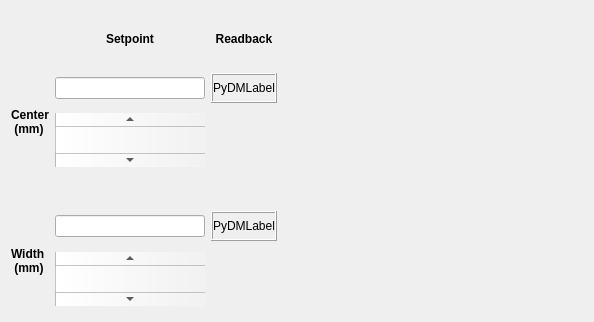
        <widget class="QWidget" name="tab">
         <attribute name="title">
          <string>SlitV</string>
         </attribute>
         <layout class="QGridLayout" name="gridLayout_3">
          <item row="0" column="1">
           <widget class="QLabel" name="label_5">
            <property name="maximumSize">
             <size>
              <width>16777215</width>
              <height>40</height>
             </size>
            </property>
            <property name="styleSheet">
             <string notr="true">font-weight:bold;</string>
            </property>
            <property name="text">
             <string>Setpoint</string>
            </property>
            <property name="alignment">
             <set>Qt::AlignCenter</set>
            </property>
           </widget>
          </item>
          <item row="3" column="0">
           <spacer name="verticalSpacer_20">
            <property name="orientation">
             <enum>Qt::Vertical</enum>
            </property>
            <property name="sizeType">
             <enum>QSizePolicy::Fixed</enum>
            </property>
            <property name="sizeHint" stdset="0">
             <size>
              <width>20</width>
              <height>20</height>
             </size>
            </property>
           </spacer>
          </item>
          <item row="2" column="1">
           <widget class="PyDMScrollBar" name="PyDMScrollBar_SlitV_Center_SP">
            <property name="sizePolicy">
             <sizepolicy hsizetype="Preferred" vsizetype="Fixed">
              <horstretch>0</horstretch>
              <verstretch>0</verstretch>
             </sizepolicy>
            </property>
            <property name="toolTip">
             <string/>
            </property>
            <property name="whatsThis">
             <string>
    A QDoubleScrollBar with support for Channels and more from PyDM.

    Parameters
    ----------
    parent : QWidget
        The parent widget for the scroll bar
    init_channel : str, optional
        The channel to be used by the widget.
    orientation : Qt.Horizontal, Qt.Vertical
        Orientation of the scroll bar
    precision : int
        Precision to be use. Used to calculate size of the scroll bar step
    </string>
            </property>
            <property name="channel" stdset="0">
             <string>ca://${PREFIX}TB-01:DI-SlitV:Center-SP</string>
            </property>
           </widget>
          </item>
          <item row="4" column="1">
           <widget class="PyDMLineEdit" name="PyDMLineEdit_SlitV_Width_SP">
            <property name="sizePolicy">
             <sizepolicy hsizetype="Minimum" vsizetype="Fixed">
              <horstretch>0</horstretch>
              <verstretch>0</verstretch>
             </sizepolicy>
            </property>
            <property name="minimumSize">
             <size>
              <width>150</width>
              <height>0</height>
             </size>
            </property>
            <property name="maximumSize">
             <size>
              <width>16777215</width>
              <height>16777215</height>
             </size>
            </property>
            <property name="toolTip">
             <string/>
            </property>
            <property name="whatsThis">
             <string>
    Writeable text field to send and display channel values
    </string>
            </property>
            <property name="showUnits" stdset="0">
             <bool>false</bool>
            </property>
            <property name="channel" stdset="0">
             <string>ca://${PREFIX}TB-01:DI-SlitV:Width-SP</string>
            </property>
           </widget>
          </item>
          <item row="1" column="2">
           <widget class="QFrame" name="frame_SlitV_Center_RB">
            <property name="minimumSize">
             <size>
              <width>0</width>
              <height>0</height>
             </size>
            </property>
            <property name="frameShape">
             <enum>QFrame::Box</enum>
            </property>
            <property name="frameShadow">
             <enum>QFrame::Raised</enum>
            </property>
            <layout class="QVBoxLayout" name="verticalLayout_32">
             <property name="spacing">
              <number>0</number>
             </property>
             <property name="leftMargin">
              <number>0</number>
             </property>
             <property name="topMargin">
              <number>0</number>
             </property>
             <property name="rightMargin">
              <number>0</number>
             </property>
             <property name="bottomMargin">
              <number>0</number>
             </property>
             <item>
              <widget class="PyDMLabel" name="PyDMLabel_SlitV_Center_RB">
               <property name="maximumSize">
                <size>
                 <width>150</width>
                 <height>16777215</height>
                </size>
               </property>
               <property name="toolTip">
                <string/>
               </property>
               <property name="whatsThis">
                <string/>
               </property>
               <property name="text">
                <string>PyDMLabel</string>
               </property>
               <property name="alignment">
                <set>Qt::AlignLeading|Qt::AlignLeft|Qt::AlignVCenter</set>
               </property>
               <property name="channel" stdset="0">
                <string>ca://${PREFIX}TB-01:DI-SlitV:Center-RB</string>
               </property>
              </widget>
             </item>
            </layout>
           </widget>
          </item>
          <item row="1" column="1">
           <widget class="PyDMLineEdit" name="PyDMLineEdit_SlitV_Center_SP">
            <property name="sizePolicy">
             <sizepolicy hsizetype="Minimum" vsizetype="Fixed">
              <horstretch>0</horstretch>
              <verstretch>0</verstretch>
             </sizepolicy>
            </property>
            <property name="minimumSize">
             <size>
              <width>150</width>
              <height>0</height>
             </size>
            </property>
            <property name="maximumSize">
             <size>
              <width>16777215</width>
              <height>16777215</height>
             </size>
            </property>
            <property name="toolTip">
             <string/>
            </property>
            <property name="whatsThis">
             <string>
    Writeable text field to send and display channel values
    </string>
            </property>
            <property name="showUnits" stdset="0">
             <bool>false</bool>
            </property>
            <property name="channel" stdset="0">
             <string>ca://${PREFIX}TB-01:DI-SlitV:Center-SP</string>
            </property>
           </widget>
          </item>
          <item row="0" column="2">
           <widget class="QLabel" name="label_4">
            <property name="maximumSize">
             <size>
              <width>16777215</width>
              <height>40</height>
             </size>
            </property>
            <property name="styleSheet">
             <string notr="true">font-weight:bold;</string>
            </property>
            <property name="text">
             <string>Readback</string>
            </property>
            <property name="alignment">
             <set>Qt::AlignCenter</set>
            </property>
           </widget>
          </item>
          <item row="4" column="2">
           <widget class="QFrame" name="frame_SlitV_SlitV_Width_RB">
            <property name="minimumSize">
             <size>
              <width>0</width>
              <height>0</height>
             </size>
            </property>
            <property name="frameShape">
             <enum>QFrame::Box</enum>
            </property>
            <property name="frameShadow">
             <enum>QFrame::Raised</enum>
            </property>
            <layout class="QVBoxLayout" name="verticalLayout_30">
             <property name="spacing">
              <number>0</number>
             </property>
             <property name="leftMargin">
              <number>0</number>
             </property>
             <property name="topMargin">
              <number>0</number>
             </property>
             <property name="rightMargin">
              <number>0</number>
             </property>
             <property name="bottomMargin">
              <number>0</number>
             </property>
             <item>
              <widget class="PyDMLabel" name="PyDMLabel_SlitV_Width_RB">
               <property name="maximumSize">
                <size>
                 <width>150</width>
                 <height>16777215</height>
                </size>
               </property>
               <property name="toolTip">
                <string/>
               </property>
               <property name="whatsThis">
                <string/>
               </property>
               <property name="text">
                <string>PyDMLabel</string>
               </property>
               <property name="alignment">
                <set>Qt::AlignLeading|Qt::AlignLeft|Qt::AlignVCenter</set>
               </property>
               <property name="channel" stdset="0">
                <string>ca://${PREFIX}TB-01:DI-SlitV:Width-RB</string>
               </property>
              </widget>
             </item>
            </layout>
           </widget>
          </item>
          <item row="5" column="1">
           <widget class="PyDMScrollBar" name="PyDMScrollBar_SlitV_Width_SP">
            <property name="sizePolicy">
             <sizepolicy hsizetype="Preferred" vsizetype="Fixed">
              <horstretch>0</horstretch>
              <verstretch>0</verstretch>
             </sizepolicy>
            </property>
            <property name="toolTip">
             <string/>
            </property>
            <property name="whatsThis">
             <string>
    A QDoubleScrollBar with support for Channels and more from PyDM.

    Parameters
    ----------
    parent : QWidget
        The parent widget for the scroll bar
    init_channel : str, optional
        The channel to be used by the widget.
    orientation : Qt.Horizontal, Qt.Vertical
        Orientation of the scroll bar
    precision : int
        Precision to be use. Used to calculate size of the scroll bar step
    </string>
            </property>
            <property name="channel" stdset="0">
             <string>ca://${PREFIX}TB-01:DI-SlitV:Width-SP</string>
            </property>
           </widget>
          </item>
          <item row="0" column="3" rowspan="6">
           <widget class="QWidget" name="widget_3" native="true">
            <property name="minimumSize">
             <size>
              <width>300</width>
              <height>300</height>
             </size>
            </property>
            <widget class="PyDMDrawingCircle" name="PyDMDrawingCircle_2">
             <property name="geometry">
              <rect>
               <x>80</x>
               <y>0</y>
               <width>140</width>
               <height>300</height>
              </rect>
             </property>
             <property name="sizePolicy">
              <sizepolicy hsizetype="Fixed" vsizetype="Fixed">
               <horstretch>0</horstretch>
               <verstretch>0</verstretch>
              </sizepolicy>
             </property>
             <property name="toolTip">
              <string/>
             </property>
             <property name="whatsThis">
              <string>
    A widget with a circle drawn in it.
    This class inherits from PyDMDrawing.

    Parameters
    ----------
    parent : QWidget
        The parent widget for the Label
    init_channel : str, optional
        The channel to be used by the widget.
    </string>
             </property>
            </widget>
            <widget class="PyDMDrawingRectangle" name="PyDMDrawingRectangle_SlitVDown">
             <property name="geometry">
              <rect>
               <x>40</x>
               <y>150</y>
               <width>220</width>
               <height>110</height>
              </rect>
             </property>
             <property name="sizePolicy">
              <sizepolicy hsizetype="Fixed" vsizetype="Fixed">
               <horstretch>0</horstretch>
               <verstretch>0</verstretch>
              </sizepolicy>
             </property>
             <property name="toolTip">
              <string/>
             </property>
             <property name="whatsThis">
              <string>
    A widget with a rectangle drawn in it.
    This class inherits from PyDMDrawing.

    Parameters
    ----------
    parent : QWidget
        The parent widget for the Label
    init_channel : str, optional
        The channel to be used by the widget.
    </string>
             </property>
             <property name="brush" stdset="0">
              <brush brushstyle="Dense3Pattern">
               <color alpha="255">
                <red>119</red>
                <green>153</green>
                <blue>116</blue>
               </color>
              </brush>
             </property>
            </widget>
            <widget class="PyDMDrawingRectangle" name="PyDMDrawingRectangle_SlitVUp">
             <property name="geometry">
              <rect>
               <x>40</x>
               <y>40</y>
               <width>220</width>
               <height>110</height>
              </rect>
             </property>
             <property name="sizePolicy">
              <sizepolicy hsizetype="Fixed" vsizetype="Fixed">
               <horstretch>0</horstretch>
               <verstretch>0</verstretch>
              </sizepolicy>
             </property>
             <property name="toolTip">
              <string/>
             </property>
             <property name="whatsThis">
              <string>
    A widget with a rectangle drawn in it.
    This class inherits from PyDMDrawing.

    Parameters
    ----------
    parent : QWidget
        The parent widget for the Label
    init_channel : str, optional
        The channel to be used by the widget.
    </string>
             </property>
             <property name="brush" stdset="0">
              <brush brushstyle="Dense3Pattern">
               <color alpha="255">
                <red>119</red>
                <green>153</green>
                <blue>116</blue>
               </color>
              </brush>
             </property>
            </widget>
           </widget>
          </item>
          <item row="1" column="0" rowspan="2">
           <widget class="QLabel" name="label_SlitV_Center">
            <property name="styleSheet">
             <string notr="true">font-weight:bold;</string>
            </property>
            <property name="text">
             <string>Center 
 (mm)</string>
            </property>
           </widget>
          </item>
          <item row="4" column="0" rowspan="2">
           <widget class="QLabel" name="label_SlitV_Width">
            <property name="styleSheet">
             <string notr="true">font-weight:bold;</string>
            </property>
            <property name="text">
             <string>Width 
 (mm)</string>
            </property>
           </widget>
          </item>
         </layout>
        </widget>
